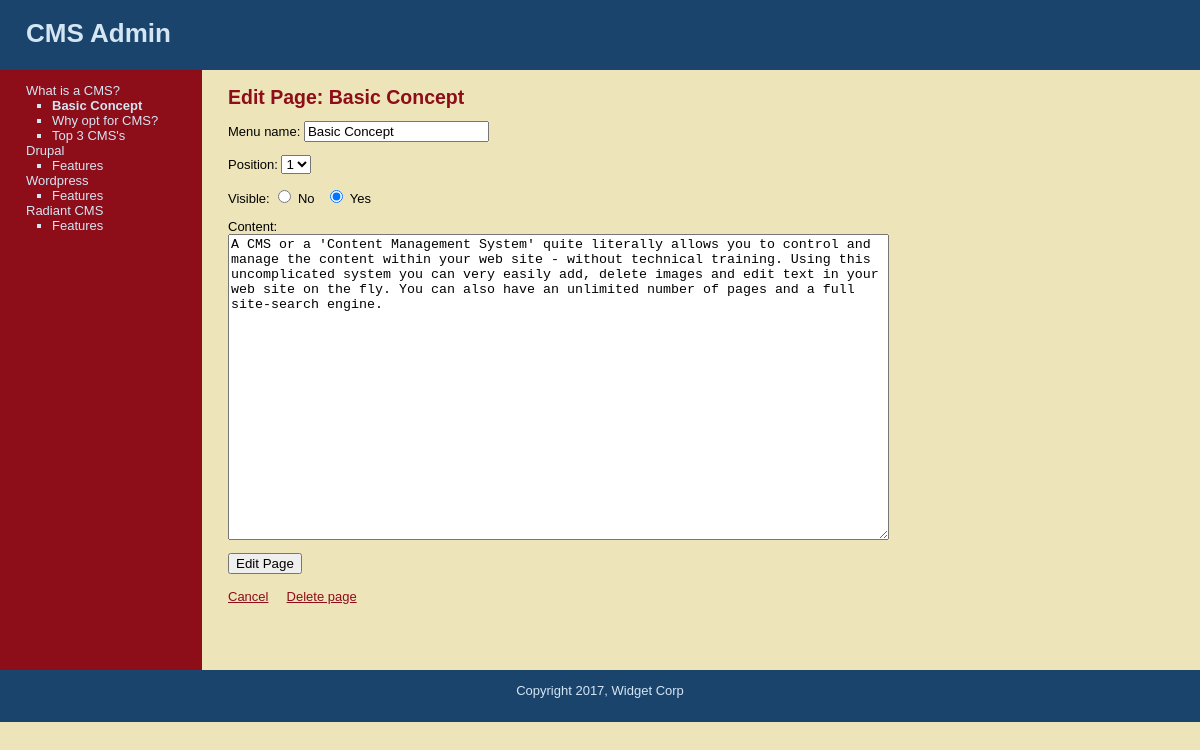
Page /cms/public/edit_page.php?page=12 (signed in) on the committed database.
### tables this page shows
CREATE TABLE `subjects` (
  `id` int(11) NOT NULL,
  `menu_name` varchar(30) NOT NULL,
  `position` int(3) NOT NULL,
  `visible` tinyint(1) NOT NULL
);

CREATE TABLE `pages` (
  `id` int(11) NOT NULL,
  `subject_id` int(11) NOT NULL,
  `menu_name` varchar(30) NOT NULL,
  `position` int(3) NOT NULL,
  `visible` tinyint(1) NOT NULL,
  `content` text
);

### cms/public/edit_page.php (the view, shortened to what this page needs)
<?php require_once("../includes/db_connection.php"); ?>
<?php require_once("../includes/functions.php"); ?>
<?php find_selected_page(); ?>
<?php include("../includes/layouts/header.php"); ?>
<div id="main">
  <div id="navigation">
    <?php echo navigation($current_subject, $current_page); ?>
  </div>
  <div id="page">
    <h2>Edit Page: <?php echo htmlentities($current_page["menu_name"]); ?></h2>
    <form action="edit_page.php?page=<?php echo urlencode($current_page["id"]); ?>" method="post">
      <p>Menu name:
        <input type="text" name="menu_name" value="<?php echo htmlentities($current_page["menu_name"]); ?>" />
      </p>
      <p>Position:
        <select name="position">
        <?php
          $page_set = find_pages_for_subject($current_page["subject_id"], false);
          $page_count = mysqli_num_rows($page_set);
          for($count=1; $count <= $page_count; $count++) {
            echo "<option value=\"{$count}\"";
            if ($current_page["position"] == $count) {
              echo " selected";
            }
            echo ">{$count}</option>";
          }
        ?>
        </select>
      </p>
      <p>Visible:
        <input type="radio" name="visible" value="0" <?php if ($current_page["visible"] == 0) { echo "checked"; } ?> /> No
        &nbsp;
        <input type="radio" name="visible" value="1" <?php if ($current_page["visible"] == 1) { echo "checked"; } ?>/> Yes
      </p>
      <p>Content:<br />
        <textarea name="content" rows="20" cols="80"><?php echo htmlentities($current_page["content"]); ?></textarea>
      </p>
      <input type="submit" name="submit" value="Edit Page" />
    </form>
    <br />
    <a href="manage_content.php?page=<?php echo urlencode($current_page["id"]); ?>">Cancel</a>
    <a href="delete_page.php?page=<?php echo urlencode($current_page["id"]); ?>" onclick="return confirm('Are you sure?');">Delete page</a>
  </div>
</div>
<?php include("../includes/layouts/footer.php"); ?>

### cms/includes/functions.php (shortened to what this page needs)
<?php
	function find_all_subjects($public=true) {
		global $connection;
		$query  = "SELECT * ";
		$query .= "FROM subjects ";
		$query .= "ORDER BY position ASC";
		$subject_set = mysqli_query($connection, $query);
		return $subject_set;
	}
	function find_pages_for_subject($subject_id, $public=true) {
		global $connection;
		$safe_subject_id = mysqli_real_escape_string($connection, $subject_id);
		$query  = "SELECT * ";
		$query .= "FROM pages ";
		$query .= "WHERE subject_id = {$safe_subject_id} ";
		$query .= "ORDER BY position ASC";
		$page_set = mysqli_query($connection, $query);
		return $page_set;
	}
	function find_page_by_id($page_id, $public=true) {
		global $connection;
		$safe_page_id = mysqli_real_escape_string($connection, $page_id);
		$query  = "SELECT * ";
		$query .= "FROM pages ";
		$query .= "WHERE id = {$safe_page_id} ";
		$query .= "LIMIT 1";
		$page_set = mysqli_query($connection, $query);
		if($page = mysqli_fetch_assoc($page_set)) {
			return $page;
		} else {
			return null;
		}
	}
	function find_selected_page($public=false) {
		if (isset($_GET["subject"])) {
			$current_subject = find_subject_by_id($_GET["subject"], $public);
			if ($current_subject && $public) {
				$current_page = find_default_page_for_subject($current_subject["id"]);
			} else {
				$current_page = null;
			}
		} elseif (isset($_GET["page"])) {
			$current_subject = null;
			$current_page = find_page_by_id($_GET["page"], $public);
		} else {
			$current_subject = null;
			$current_page = null;
		}
	}
	function navigation($subject_array, $page_array) {
		$output = "<ul class=\"subjects\">";
		$subject_set = find_all_subjects(false);
		while($subject = mysqli_fetch_assoc($subject_set)) {
			$output .= "<li";
			$output .= ">";
			$output .= "<a href=\"manage_content.php?subject=";
			$output .= urlencode($subject["id"]);
			$output .= "\">";
			$output .= htmlentities($subject["menu_name"]);
			$output .= "</a>";
			$page_set = find_pages_for_subject($subject["id"], false);
			$output .= "<ul class=\"pages\">";
			while($page = mysqli_fetch_assoc($page_set)) {
				$output .= "<li";
				if ($page_array && $page["id"] == $page_array["id"]) {
					$output .= " class=\"selected\"";
				}
				$output .= ">";
				$output .= "<a href=\"manage_content.php?page=";
				$output .= urlencode($page["id"]);
				$output .= "\">";
				$output .= htmlentities($page["menu_name"]);
				$output .= "</a></li>";
			}
			$output .= "</ul></li>";
		}
		$output .= "</ul>";
		return $output;
	}
?>

### cms/public/stylesheets/public.css (style rules this page uses)
html { height: 100%; width: 100%; }
body { width: 100%; height: 100%; margin: 0; padding: 0; border: 0; font-family: Verdana, Arial, Helvetica, sans-serif; font-size: 13px; line-height: 15px; background: #EEE4B9; }
a { color: #8D0D19; }
#main { height: 600px; width: 100%; margin: 0; padding: 0; background: #EEE4B9; }
#navigation { float: left; width: 150px; height: 100%; margin: 0; padding: 0 2em; color: #D4E6F4; background: #8D0D19; }
#navigation a { color: #D4E6F4; text-decoration: none; }
ul.subjects { margin: 1em 0; padding-left: 0; list-style: none; }
ul.pages { padding-left: 2em; list-style: square; font-weight: normal; }
.selected { font-weight: bold; }
#page { float: left; height: 100%; padding-left: 2em; vertical-align: top; background: #EEE4B9; width:800px; }
#page h2 { color: #8D0D19; margin-top: 1em; }

### rows in the picture
subjects: value "What is a CMS?"
pages: value "Basic Concept", menu_name "Basic Concept", position "1", visible "☑", content "A CMS or a 'Content Management System' quite literally allows you to control and manage the content within your web site - without technical training. Using this uncomplicated system you can very easily add, delete images and edit text in your web site on the fly. You can also have an unlimited number of pages and a full site-search engine."
pages: value "Why opt for CMS?"
pages: value "Top 3 CMS's"
subjects: value "Drupal"
pages: value "Features"
subjects: value "Wordpress"
pages: value "Features"
subjects: value "Radiant CMS"
pages: value "Features"
